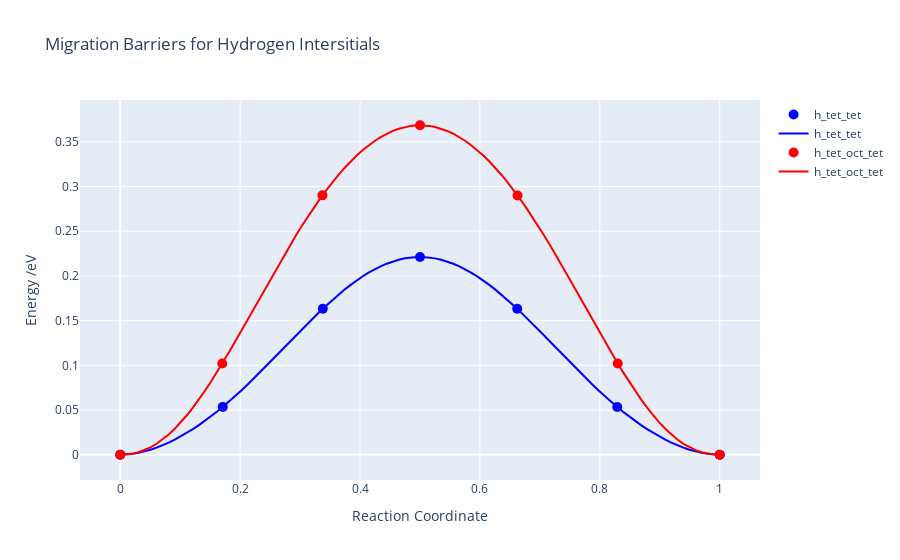

The code cell stored with this chart in its notebook:
### Code cell
fig = go.Figure()

fig = plt_data(fig, 'Migration_Data/h_tet-tet.txt', 'h_tet_tet', 'blue')

fig = plt_data(fig, 'Migration_Data/h_tet-oct-tet.txt', 'h_tet_oct_tet', 'red')

fig.update_layout(
    title= 'Migration Barriers for Hydrogen Intersitials',
    xaxis=dict(title='Reaction Coordinate'),
    yaxis=dict(title='Energy /eV')
)

fig.show()
